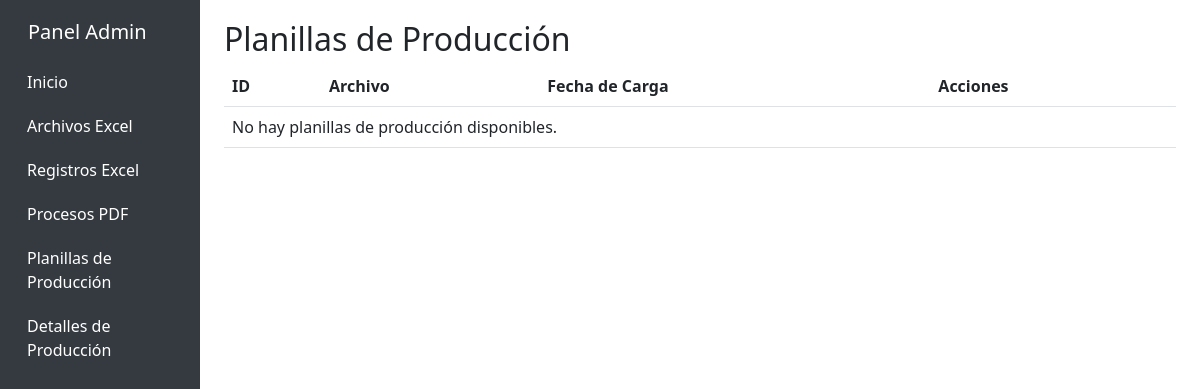
Before: /secretadmin/production/ with the older database file.
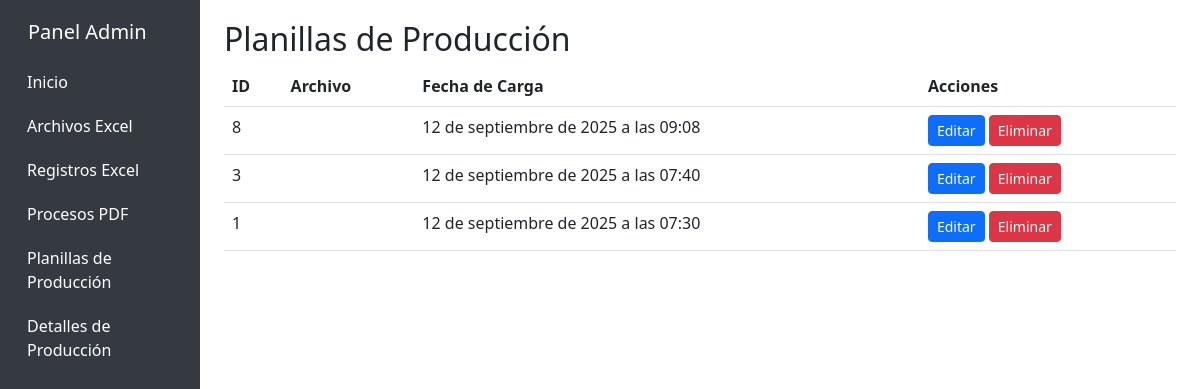
After: the same page with the newer database file.
### production_sheets/models.py (models this page shows, shortened)
class ProductionSheet(models.Model):
    ORIGIN_CHOICES = [
        ('BANDA_1_2', 'Banda 1 y 2'),
        ('BANDA_4', 'Banda 4'),
    ]
    excel_file = models.FileField(
        upload_to='production_sheets/',
        validators=[FileExtensionValidator(allowed_extensions=['xlsx'])]
    )
    origin = models.CharField(max_length=10, choices=ORIGIN_CHOICES)
    manifest_number = models.CharField(max_length=100)
    packing_date = models.DateField()
    upload_date = models.DateTimeField(auto_now_add=True)
    processed = models.BooleanField(default=False)
    class Meta:
        constraints = []

### backend/admin_views.py (the view)
# urls.py: path('production/', admin_views.ProductionSheetListView.as_view(), name='production_sheet_list'),
class ProductionSheetListView(AdminViewMixin, ListView):
    model = ProductionSheet
    template_name = 'admin/production_sheet_list.html'
    context_object_name = 'sheets'
    ordering = ['-upload_date']
    paginate_by = 100

### backend/admin_views.py (called while the page is built)
    def test_func(self):
        return True

### backend/templates/admin/production_sheet_list.html (shortened to what this page needs)
{% extends "admin/base.html" %}
{% block content %}
<h2>Planillas de Producción</h2>
<table class="table">
    <thead>
        <tr>
            <th>ID</th>
            <th>Archivo</th>
            <th>Fecha de Carga</th>
            <th>Acciones</th>
        </tr>
    </thead>
    <tbody>
        {% for sheet in sheets %}
        <tr>
            <td>{{ sheet.id }}</td>
            <td>{{ sheet.file.name }}</td>
            <td>{{ sheet.upload_date }}</td>
            <td>
                <a href="{% url 'custom_admin:production_sheet_edit' sheet.pk %}" class="btn btn-sm btn-primary">Editar</a>
                <a href="{% url 'custom_admin:production_sheet_delete' sheet.pk %}" class="btn btn-sm btn-danger">Eliminar</a>
            </td>
        </tr>
        {% empty %}
        <tr>
            <td colspan="4">No hay planillas de producción disponibles.</td>
        </tr>
        {% endfor %}
    </tbody>
</table>
{% endblock %}

Changed rows visible on the page:
added ProductionSheet: id "8", upload_date "12 de septiembre de 2025 a las 09:08"
added ProductionSheet: id "3", upload_date "12 de septiembre de 2025 a las 07:40"
added ProductionSheet: id "1", upload_date "12 de septiembre de 2025 a las 07:30"
Other visible differences:
text no longer shown: "No hay planillas de producción disponibles."
